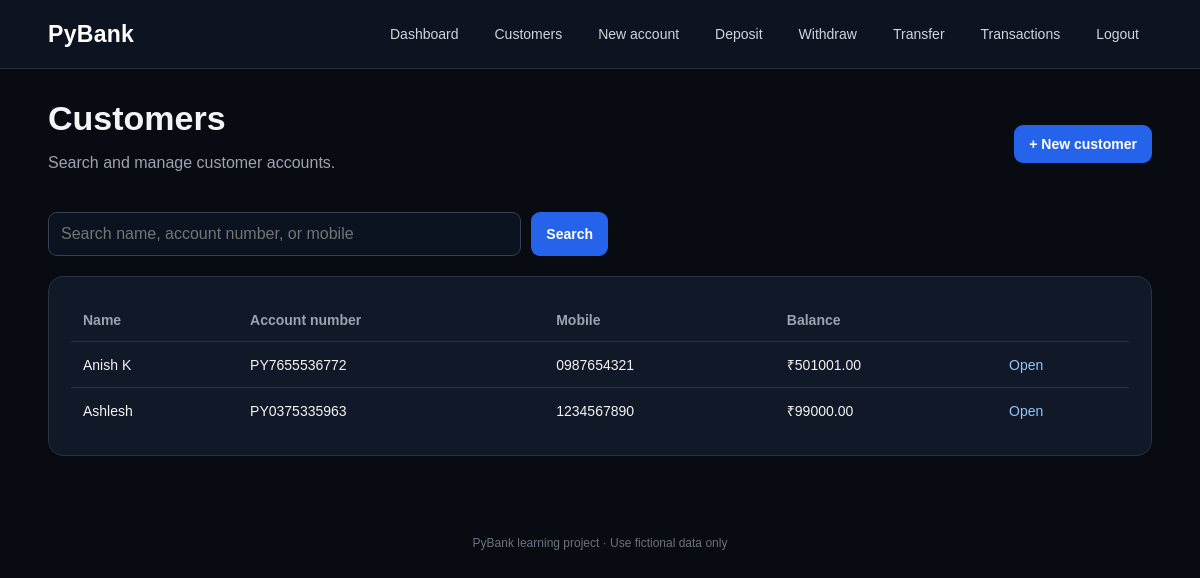
The page /customers/ (signed in) on the database its author committed.
### bank/models.py (models this page shows, shortened)
class Customer(models.Model):
    GENDER_CHOICES = [("M", "Male"), ("F", "Female"), ("O", "Other")]
    cust_name = models.CharField(max_length=100)
    account_no = models.CharField(max_length=16, unique=True, blank=True)
    address = models.TextField(max_length=200)
    dob = models.DateField(null=True, blank=True)
    mob_no = models.CharField(max_length=15, blank=True)
    gender = models.CharField(max_length=1, choices=GENDER_CHOICES, blank=True)
    balance = models.DecimalField(max_digits=12, decimal_places=2, default=Decimal("0.00"))
    created_at = models.DateTimeField(auto_now_add=True)
    class Meta:
        ordering = ["-created_at"]

### bank/views.py (the view)
# urls.py: path("customers/", views.customer_list, name="customer_list"),
@staff_required
def customer_list(request):
    q = request.GET.get("q", "").strip()
    customers = Customer.objects.all()
    if q:
        from django.db.models import Q
        customers = customers.filter(Q(cust_name__icontains=q) | Q(account_no__icontains=q) | Q(mob_no__icontains=q))
    return render(request, "bank/customer_list.html", {"customers": customers, "q": q})

### bank/views.py (called while the page is built)
def staff_required(view_func):
    return login_required(user_passes_test(lambda u: u.is_staff)(view_func))

### templates/bank/customer_list.html (shortened to what this page needs)
{% extends "bank/base.html" %}
{% block content %}
<div class="heading"><div><h1>Customers</h1><p class="muted">Search and manage customer accounts.</p></div><a class="button" href="{% url 'customer_create' %}">+ New customer</a></div>
<form method="get" class="inline-search"><input name="q" value="{{ q }}" placeholder="Search name, account number, or mobile"><button class="button">Search</button></form>
<section class="panel" style="margin-top:20px"><div class="table-wrap"><table><thead><tr><th>Name</th><th>Account number</th><th>Mobile</th><th>Balance</th><th></th></tr></thead><tbody>
{% for c in customers %}<tr><td>{{ c.cust_name }}</td><td>{{ c.account_no }}</td><td>{{ c.mob_no|default:"—" }}</td><td>₹{{ c.balance|floatformat:2 }}</td><td><a href="{% url 'customer_detail' c.pk %}">Open</a></td></tr>
{% empty %}<tr><td colspan="5" class="empty">No customers found.</td></tr>{% endfor %}
</tbody></table></div></section>
{% endblock %}

### static/bank.css (style rules this page uses)
:root { color-scheme: dark; --bg:#080b12; --panel:#111827; --panel2:#172033; --text:#f3f4f6; --muted:#9ca3af; --blue:#2563eb; --line:#273244; --green:#4ade80; --red:#f87171; }
* { box-sizing:border-box; }
body { margin:0; background:var(--bg); color:var(--text); font-family:Arial, sans-serif; }
a { color:#93c5fd; text-decoration:none; }
.heading { display:flex; justify-content:space-between; align-items:center; flex-wrap:wrap; gap:14px; margin-bottom:24px; }
h1 { font-size:clamp(25px,4vw,34px); margin:0 0 8px; }
.muted, small { color:var(--muted); }
.card, .panel { background:var(--panel); border:1px solid var(--line); border-radius:15px; padding:22px; min-width:0; }
.button, button.button { display:inline-block; background:var(--blue); border:0; color:white; border-radius:9px; padding:11px 15px; font-size:14px; cursor:pointer; font-weight:600; }
.table-wrap { overflow-x:auto; }
table { width:100%; border-collapse:collapse; min-width:650px; }
th, td { text-align:left; padding:13px 12px; border-bottom:1px solid var(--line); font-size:14px; }
th { color:var(--muted); font-weight:600; }
tr:last-child td { border-bottom:0; }
input, select, textarea { width:100%; border:1px solid #374151; border-radius:9px; background:#0b1220; color:white; padding:12px; font:inherit; }
.inline-search { display:flex; gap:10px; max-width:560px; }
.inline-search input { flex:1; }

### rows shown on the page
Customer: cust_name "Anish K", account_no "PY7655536772", mob_no "0987654321", balance "501001.00"
Customer: cust_name "Ashlesh", account_no "PY0375335963", mob_no "1234567890", balance "99000.00"
